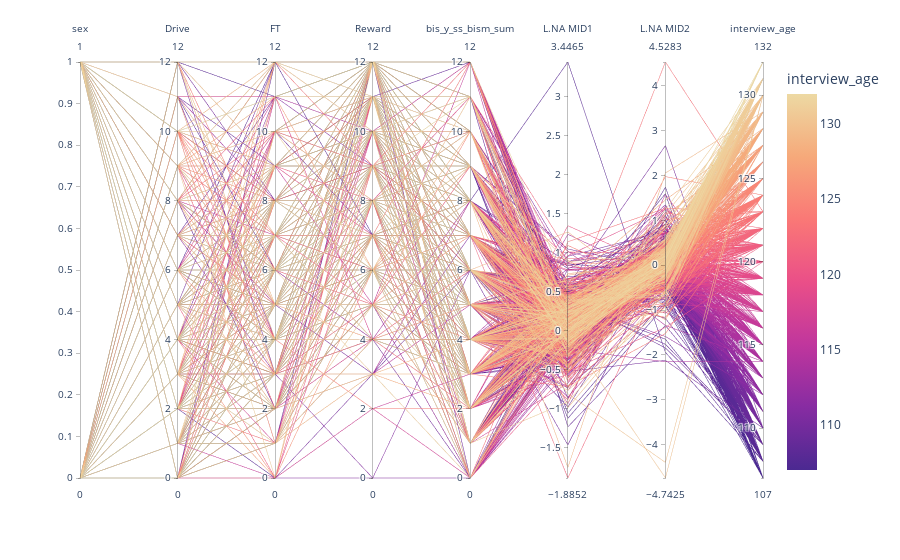

Source (notebook cell):
### Code cell
# Create an interactive parallel coordinate plot
subset_df_numerical = subset_df.copy()
subset_df_numerical.sex = subset_df.sex.astype("category").cat.codes
subset_df_numerical.site_id_l = subset_df.site_id_l.astype("category").cat.codes
fig = px.parallel_coordinates(subset_df_numerical, color="interview_age", 
                              dimensions=["sex", "bis_y_ss_basm_drive", "bis_y_ss_bas_fs", 'bis_y_ss_basm_rr', 'bis_y_ss_bism_sum', 
                                          "tfmri_mr1_arvn_bscs_aalh", "tfmri_mr2_arvn_bscs_aalh", "interview_age"], 
                              labels={"bis_y_ss_basm_drive": "Drive", "bis_y_ss_bas_fs": "FT", "bis_y_ss_basm_rr": "Reward",
                "tfmri_mr1_arvn_bscs_aalh": "L.NA MID1", "tfmri_mr2_arvn_bscs_aalh": "L.NA MID2", }, color_continuous_scale=px.colors.sequential.Agsunset,)
                              #color_continuous_midpoint=2)
fig.show()

### Figure 1 — Plotly figure (JSON) as saved in the notebook; plotly's stock layout.template omitted (floating-point values rounded to 4 significant figures; data arrays with more than 128 entries replaced by an {"elided": "..."} marker saying what was removed)
{"data": [{"dimensions": [{"label": "sex", "values": {"elided": "1000 int values"}}, {"label": "Drive", "values": {"elided": "1000 int values"}}, {"label": "FT", "values": {"elided": "1000 int values"}}, {"label": "Reward", "values": {"elided": "1000 int values"}}, {"label": "bis_y_ss_bism_sum", "values": {"elided": "1000 int values"}}, {"label": "L.NA MID1", "values": {"elided": "1000 float values"}}, {"label": "L.NA MID2", "values": {"elided": "1000 float values"}}, {"label": "interview_age", "values": {"elided": "1000 int values"}}], "domain": {"x": [0, 1], "y": [0, 1]}, "line": {"color": {"elided": "1000 int values"}, "coloraxis": "coloraxis"}, "name": "", "type": "parcoords"}], "layout": {"autosize": true, "coloraxis": {"colorbar": {"title": {"text": "interview_age"}}, "colorscale": [[0, "rgb(75, 41, 145)"], [0.1667, "rgb(135, 44, 162)"], [0.3333, "rgb(192, 54, 157)"], [0.5, "rgb(234, 79, 136)"], [0.6667, "rgb(250, 120, 118)"], [0.8333, "rgb(246, 169, 122)"], [1, "rgb(237, 217, 163)"]]}, "legend": {"tracegroupgap": 0}, "margin": {"t": 60}}}
